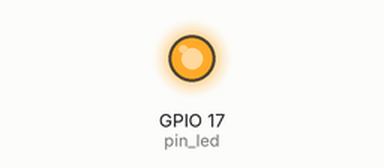
A sketch run on a simulated ESP32. Parts: output pins drawn as LEDs (lit = HIGH). I2S audio is not simulated (input reads silence); what the sketch prints to the serial monitor is not drawn.

Above: at 3.3 s.
At 12.8 s:
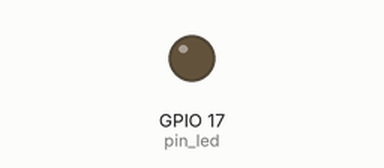
Timing chart, 0 to 14.3 s (numbered marks = the images above):
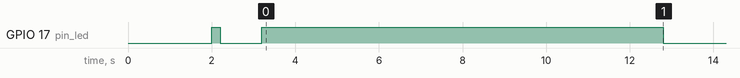

Measured:
- by itself, GPIO 17 (pin_led): HIGH → LOW at 2.2 s, → HIGH 1.0 s later, → LOW 9.6 s later

The sketch:

microphone_send_audio_in.ino
```cpp
// This is used to send audio data over serial to python
// Data collection of keywords
// light = red means that the tiny ml is recording. otherwise it is sending data over serial
// tiny ml settings: CDC on, PSRAM: QSPI PSRAM, Flash size: 16mb

#include <driver/i2s.h>
#include "arduinoFFT.h"

// pin def
#define pin_button1 0
#define pin_button2 47
#define pin_led 17

// some timing for fft
#define SCL_INDEX 0x00
#define SCL_TIME 0x01
#define SCL_FREQUENCY 0x02
#define SCL_PLOT 0x03

// buffer for fft
#define SAMPLE_BUFFER_SIZE 128
#define SAMPLE_RATE 1000
#define N_O_SAMPLES 64

// cool mic initialisation!
#include "mic_header.h"

// real and imaginary components
double vReal[SAMPLE_BUFFER_SIZE];
double vImag[SAMPLE_BUFFER_SIZE];

// mic buffer
int32_t raw_samples[SAMPLE_BUFFER_SIZE];
//int32_t spectogram[SAMPLE_BUFFER_SIZE][N_O_SAMPLES];

// Create FFT object
ArduinoFFT<double> FFT = ArduinoFFT<double>(vReal, vImag, SAMPLE_BUFFER_SIZE, SAMPLE_RATE);

void setup(){
  // start up the I2S peripheral
  i2s_driver_install(I2S_NUM_0, &i2s_config, 0, NULL);
  i2s_set_pin(I2S_NUM_0, &i2s_mic_pins);

  // we need serial output for the plotter
  Serial.begin(115200);

  delay(2000);

  // blink so user can prepare to speak
  pinMode(pin_led, OUTPUT);
  digitalWrite(pin_led, HIGH);
  delay(200);
  digitalWrite(pin_led, LOW);
  delay(1000);
  digitalWrite(pin_led, HIGH);
  delay(200);

  //button
  pinMode(pin_button1, INPUT_PULLUP);

  Serial.println("s");
}

int iterations = 0;
void loop(){
    // read microphone
    read_microphone();

    // send audio sample
    for(int i = 0; i < SAMPLE_BUFFER_SIZE; i++){
        //raw_samples[i] = raw_samples[i] >> 16;

        // reduce amplitude of signal
        Serial.printf("%ld\n", raw_samples[i]>>8);
    }

    // count how many samples have been send
    iterations++;

    // after 128 send audio samples stop sending audio data
    if(iterations > N_O_SAMPLES){
        // print ending character
        Serial.println("e");

        // indicate end of audio send
        digitalWrite(pin_led, LOW);
        while (1){
            // loop forever
            delay(100);
        }
    }
}

void read_microphone(){
    // read from the I2S device
    size_t bytes_read = 0;
    i2s_read(I2S_NUM_0, raw_samples, sizeof(int32_t) * SAMPLE_BUFFER_SIZE, &bytes_read, portMAX_DELAY);
    int samples_read = bytes_read / sizeof(int32_t);
}
```

mic_header.h
```cpp
#define I2S_MIC_CHANNEL I2S_CHANNEL_FMT_ONLY_LEFT

#define pin_i2s_sd 5
#define pin_i2s_ws 6
#define pin_i2s_sck 7

// don't mess around with this
i2s_config_t i2s_config = {
    .mode = (i2s_mode_t)(I2S_MODE_MASTER | I2S_MODE_RX),
    .sample_rate = SAMPLE_RATE,
    .bits_per_sample = I2S_BITS_PER_SAMPLE_32BIT,
    .channel_format = I2S_CHANNEL_FMT_ONLY_LEFT,
    .communication_format = I2S_COMM_FORMAT_I2S,
    .intr_alloc_flags = ESP_INTR_FLAG_LEVEL1,
    .dma_buf_count = 4,
    .dma_buf_len = 1024,
    .use_apll = false,
    .tx_desc_auto_clear = false,
    .fixed_mclk = 0};

// and don't mess around with this
i2s_pin_config_t i2s_mic_pins = {
    .bck_io_num = pin_i2s_sck,
    .ws_io_num = pin_i2s_ws,
    .data_out_num = I2S_PIN_NO_CHANGE,
    .data_in_num = pin_i2s_sd};
```
